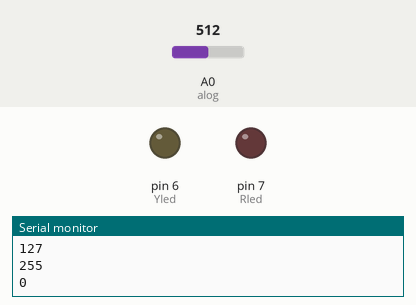
This sketch was run on a simulated Arduino Uno, built with avr-gcc and run on an emulated ATmega328P. Shown: output pins drawn as LEDs (lit = HIGH), the last lines printed to the serial monitor. Inputs (shaded band) come from the test bench; at power-on: A0 (alog) = 512.

Above: at 1.3 s.
1.4 s: A0 (alog) set to 6
3.2 s: A0 (alog) set to 3
At 4.5 s:
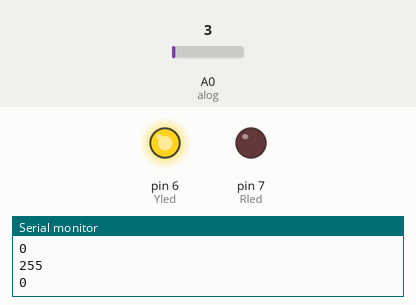
5.5 s: A0 (alog) set to 1023
At 7.2 s:
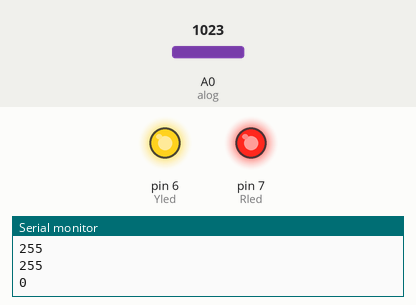
7.5 s: A0 (alog) set to 1008
At 8.9 s:
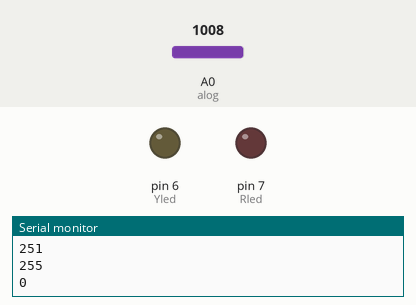
9.5 s: A0 (alog) set to 0
At 10.5 s:
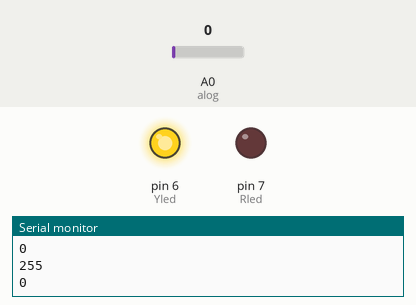
Timing chart, 0 to 12.5 s (numbered marks = the images above; inputs shaded):
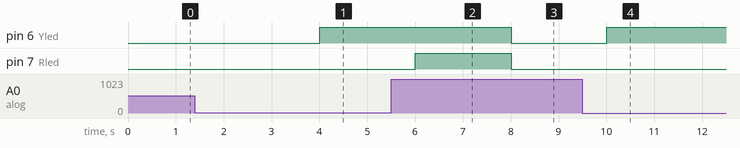

The sketch:

Using_math_func.ino
```cpp
const int alog = A0;
const int Rled = 7;
const int Yled = 6;
int senser = 255;
int senser_1 = 0;

void setup() {
  Serial.begin(9600);
  pinMode (Rled,OUTPUT);
  pinMode (Yled,OUTPUT);
}

void loop() {
  int val = analogRead(alog);
  int mal = map(val, 0, 1023, 0, 255);
  Serial.println(mal);
  senser = max(senser, mal);
  Serial.println(senser);
  senser_1 = min(senser_1, mal);
  Serial.println(senser_1);
  delay(500);
  if (senser == mal){
    digitalWrite(Rled, HIGH);
  }else if (senser_1 == mal){
    digitalWrite(Yled, HIGH);
  }else{
    digitalWrite(Rled, LOW);
    digitalWrite(Yled, LOW);
  }

}
```

Measured:
- the behaviour switches between 5 and 4 on A0 (alog) (found by bisection; images 0 and 1)
- the behaviour switches between 1023 and 1022 on A0 (alog) (found by bisection; images 2 and 3)
- after the input at 3.2 s, pin 6 (Yled): LOW → HIGH after 0.80 s
- after the input at 5.5 s, pin 7 (Rled): LOW → HIGH after 0.51 s
- after the input at 7.5 s, pin 6 (Yled), pin 7 (Rled): HIGH → LOW after 0.51 s
- after the input at 9.5 s, pin 6 (Yled): LOW → HIGH after 0.51 s
